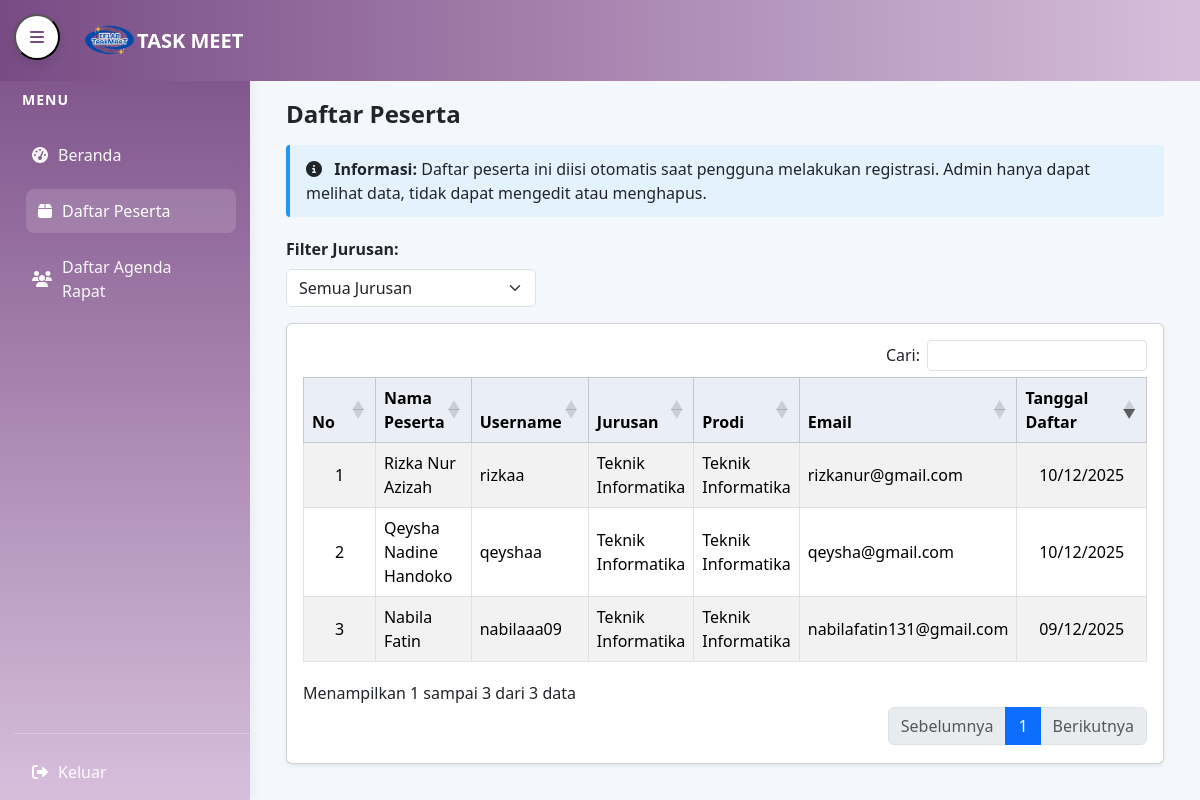
The page /admin_side/daftar_peserta/peserta.php (signed in) on the database its author committed.
### tables this page shows
CREATE TABLE `users` (
  `id` int(11) NOT NULL,
  `username` varchar(50) NOT NULL,
  `email` varchar(100) NOT NULL,
  `password` varchar(255) NOT NULL,
  `full_name` varchar(100) NOT NULL,
  `jurusan` varchar(100) DEFAULT NULL,
  `prodi` varchar(100) DEFAULT NULL,
  `foto` varchar(255) DEFAULT 'default.png',
  `role` enum('admin','user') NOT NULL DEFAULT 'user',
  `created_at` timestamp NOT NULL DEFAULT current_timestamp(),
  `updated_at` timestamp NOT NULL DEFAULT current_timestamp() ON UPDATE current_timestamp()
);

### admin_side/daftar_peserta/peserta.php (the view, shortened to what this page needs)
<?php
require_once 'koneksi.php';
?>
<!DOCTYPE html>
<html lang="id">
<head>
    <link href="https://cdn.jsdelivr.net/npm/bootstrap@5.3.3/dist/css/bootstrap.min.css" rel="stylesheet">
    <link href="https://cdnjs.cloudflare.com/ajax/libs/font-awesome/6.4.0/css/all.min.css" rel="stylesheet">
    <link href="https://cdn.datatables.net/1.13.6/css/dataTables.bootstrap5.min.css" rel="stylesheet">
    <link href="https://cdn.datatables.net/buttons/2.4.1/css/buttons.bootstrap5.min.css" rel="stylesheet">
</head>
<body>
    <nav class="navbar navbar-expand-lg navbar-dark fixed-top">
        <div class="container-fluid d-flex align-items-center">
            <button class="toggle-floating" id="btnToggleFloating" title="Toggle menu">
                <i class="fas fa-bars"></i>
            </button>
            <a class="navbar-brand d-flex align-items-center" href="#">
                <img src="../format_gambar/logo.png" alt="logo" class="brand-logo">
                <span class="text-white fw-bold fs-5">TASK MEET</span>
            </a>
        </div>
    </nav>
    <aside class="sidebar" id="sidebar">
        <h4>Menu</h4>
        <nav class="nav flex-column">
            <a class="nav-link" href="../dashboard/dashboard.php"><i class="fas fa-tachometer-alt"></i> Beranda</a>
            <a class="nav-link active" href="peserta.php"><i class="fas fa-box"></i> Daftar Peserta</a>
            <a class="nav-link" href="../daftar_agenda/daftarAgenda_admin.php"><i class="fas fa-users"></i> Daftar Agenda Rapat</a>
            <div class="position-absolute bottom-0 w-100">
            <hr>
            <a class="nav-link" href="../../autentikasi/logout.php"><i class="fas fa-sign-out-alt"></i> Keluar</a>
        </nav>
    </aside>
    <main class="content">
        <div class="container-fluid">
            <div class="d-flex justify-content-between align-items-center mb-3 flex-wrap">
                <h4 class="fw-semibold mb-2 mb-md-0">Daftar Peserta</h4>
            </div>
            <div class="info-badge">
                <i class="fas fa-info-circle me-2"></i>
                <strong>Informasi:</strong> Daftar peserta ini diisi otomatis saat pengguna melakukan registrasi. Admin hanya dapat melihat data, tidak dapat mengedit atau menghapus.
            </div>
            <div class="mb-3">
                <label class="form-label fw-semibold">Filter Jurusan:</label>
                <select id="filterJurusan" class="form-select" style="width:250px;">
                    <option value="">Semua Jurusan</option>
                </select>
            </div>
            <div class="card p-3 shadow-sm">
                <div class="table-responsive">
                    <table id="userTable" class="table table-bordered table-striped align-middle">
                        <thead class="table-light text-center">
                            <tr>
                                <th style="width:50px;">No</th>
                                <th>Nama Peserta</th>
                                <th>Username</th>
                                <th>Jurusan</th>
                                <th>Prodi</th>
                                <th>Email</th>
                                <th style="width:120px;">Tanggal Daftar</th>
                            </tr>
                        </thead>
                        <tbody>
                            <?php
                            $data_peserta = mysqli_query($koneksi, "SELECT * FROM users WHERE role = 'user' ORDER BY created_at DESC");
                            $no = 1;
                            while ($row = mysqli_fetch_assoc($data_peserta)) { ?>
                            <tr>
                                <td class="text-center"><?= $no++; ?></td>
                                <td><?= htmlspecialchars($row['full_name']); ?></td>
                                <td><?= htmlspecialchars($row['username']); ?></td>
                                <td><?= htmlspecialchars($row['jurusan']); ?></td>
                                <td><?= htmlspecialchars($row['prodi']); ?></td>
                                <td><?= htmlspecialchars($row['email']); ?></td>
                                <td class="text-center"><?= date('d/m/Y', strtotime($row['created_at'])); ?></td>
                            </tr>
                            <?php } ?>
                        </tbody>
                    </table>
                </div>
            </div>
        </div>
    </main>
</body>
</html>

### admin_side/daftar_peserta/peserta.php (style rules this page uses)
:root { --sidebar-w: 250px; --blue-1: #784B84; --blue-2: #D7BFDC; }
body { background: #f4f7fb; margin: 0; font-family: system-ui, -apple-system, "Segoe UI", Roboto, "Helvetica Neue", Arial; }
.navbar { background: linear-gradient(90deg, var(--blue-1), var(--blue-2)); z-index: 1000 !important; position: fixed; top: 0; width: 100%; }
.toggle-floating { position: fixed !important; top: 14px; left: 14px; z-index: 5000 !important; background: #ffffff; border-radius: 50%; width: 46px; height: 46px; display: flex; align-items: center; justify-content: center; color: var(--blue-1); box-shadow: 0 4px 10px rgba(0, 0, 0, 0.1); }
.navbar-brand { margin-left: 70px; }
.navbar-brand img { height: 55px; width: auto; }
.sidebar { width: var(--sidebar-w); height: 100vh; position: fixed; top: 0; left: 0; padding: 72px 14px 20px 14px; background: linear-gradient(180deg, var(--blue-1), var(--blue-2)); color: #fff; overflow-y: auto; transition: left .28s ease; box-shadow: 2px 0 12px rgba(0, 0, 0, .06); z-index: 900 !important; }
.sidebar h4 { color: #fff; font-weight: 700; margin: 20px 8px 18px; font-size: 14px; letter-spacing: 1px; text-transform: uppercase; }
.sidebar .nav-link { color: rgba(255, 255, 255, .95); border-radius: 8px; padding: 10px 12px; margin: 6px 6px; display: flex; align-items: center; gap: 10px; }
.sidebar .nav-link:hover, .sidebar .nav-link.active { background: rgba(255, 255, 255, .14); color: #fff; transform: translateX(6px); }
.content { margin-left: var(--sidebar-w); padding: 100px 24px 36px 24px; transition: margin-left .28s ease; }
.table thead th { background: #e9eef7; }
.info-badge { background: #e3f2fd; border-left: 4px solid #2196f3; padding: 12px 16px; border-radius: 4px; margin-bottom: 20px; }

### rows shown on the page
users: full_name "Rizka Nur Azizah", username "rizkaa", jurusan "Teknik Informatika", prodi "Teknik Informatika", email "rizkanur@gmail.com", created_at "10/12/2025"
users: full_name "Qeysha Nadine Handoko", username "qeyshaa", jurusan "Teknik Informatika", prodi "Teknik Informatika", email "qeysha@gmail.com", created_at "10/12/2025"
users: full_name "Nabila Fatin", username "nabilaaa09", jurusan "Teknik Informatika", prodi "Teknik Informatika", email "nabilafatin131@gmail.com", created_at "09/12/2025"
